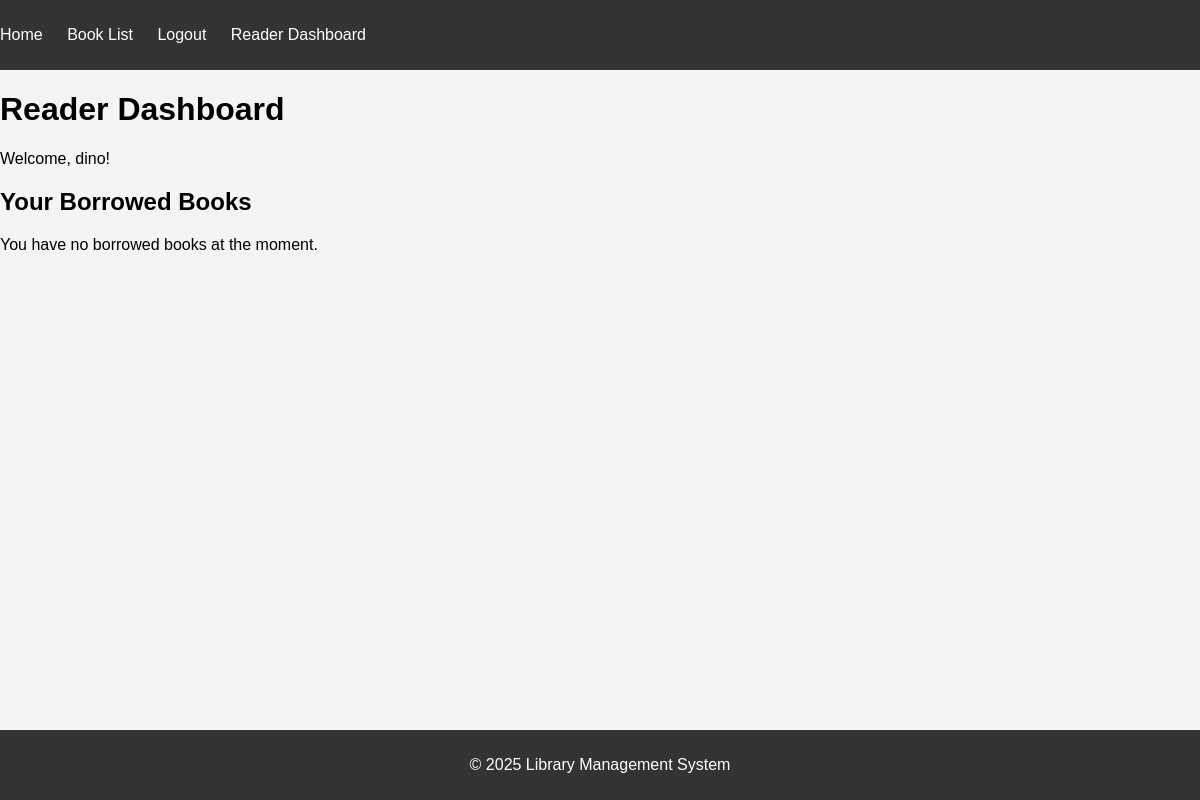
The app's page /reader_dashboard/ (signed in), older data.
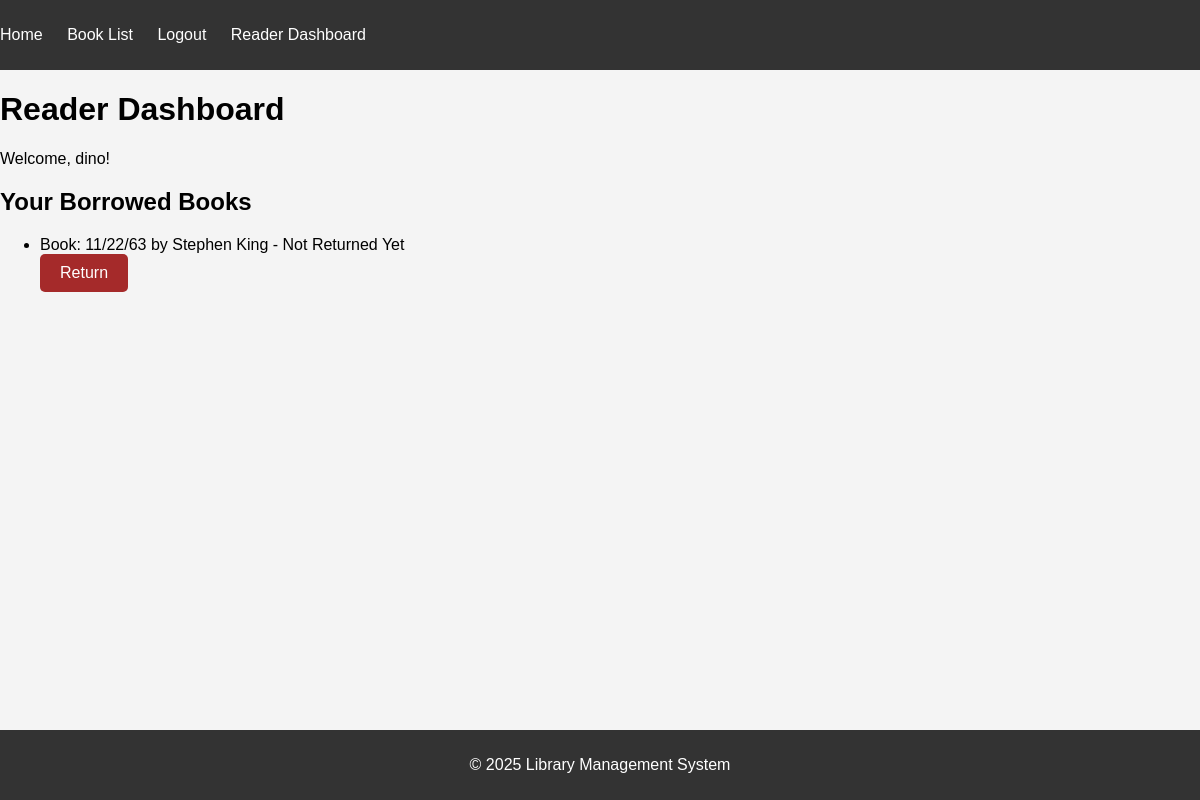
The same page, newer data.
### library/models.py (models this page shows, shortened)
class Borrow(models.Model):
    user = models.ForeignKey(CustomUser, on_delete=models.CASCADE)
    book = models.ForeignKey(Book, on_delete=models.CASCADE)
    borrow_date = models.DateTimeField(default=datetime.now)  # Manually eset the default
    return_date = models.DateTimeField(null=True, blank=True)  # Nullabl, for when the book is returned
    returned = models.BooleanField(default=False)  # Tracks if the book has been returned

class Book(models.Model):
    title = models.CharField(max_length=255)
    author = models.CharField(max_length=255)
    isbn = models.CharField(max_length=13, unique=True)
    is_recommended = models.BooleanField(default=False)
    description = models.TextField(blank=True, null=True)
    image = models.ImageField(upload_to='book_images/', blank=True, null=True)
    available = models.BooleanField(default=True)

### library/views.py (the view)
# urls.py: path('reader_dashboard/', views.reader_dashboard, name='reader_dashboard'),  # Reader dashboard
@login_required
def reader_dashboard(request):
    if request.user.is_authenticated:
        if request.user.user_type == 'reader':
            borrowed_books = Borrow.objects.filter(user=request.user, return_date=None)
            return render(request, 'library/reader_dashboard.html', {'borrowed_books': borrowed_books})
        elif request.user.user_type == 'librarian':
            return redirect('librarian_dashboard')
        elif request.user.user_type == 'admin':
            return redirect('admin_dashboard')
    else:
        return redirect('login')

### library/templates/library/reader_dashboard.html (shortened to what this page needs)
<!DOCTYPE html>
<html lang="en">
<head>
    {% load static %}
    <link rel="stylesheet" href="{% static 'library/styles.css' %}">
</head>
<body>
    {% include 'library/header.html' %}
    <main>
        <h1>Reader Dashboard</h1>
        <p>Welcome, {{ user.username }}!</p>
        <h2>Your Borrowed Books</h2>
        {% if borrowed_books %}
            <ul>
                {% for borrow in borrowed_books %}
                    <li>
                        Book: {{ borrow.book.title }} by {{ borrow.book.author }}
                        {% if borrow.return_date %}
                            - Returned on: {{ borrow.return_date }}
                        {% else %}
                            - Not Returned Yet
                            <form action="{% url 'return_book' borrow.id %}" method="post">
                                <button type="submit" class="borrow-btn">Return</button>
                            </form>
                        {% endif %}
                    </li>
                {% endfor %}
            </ul>
        {% else %}
            <p>You have no borrowed books at the moment.</p>
        {% endif %}
    </main>
    {% include 'library/footer.html' %}
</body>
</html>

Row changes from the older to the newer data that the page shows:
added Borrow: book "11/22/63", book.author "Stephen King", shows "- Not Returned Yet"
Text that changed along with them:
text no longer shown: "You have no borrowed books at the moment."
